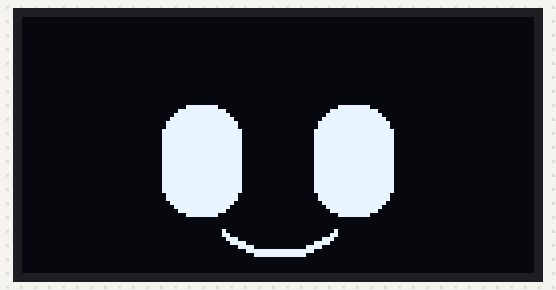
Recording of a sketch running on a simulated ESP32. On the bench: 128×64 one-colour display. WiFi joins after 1.5 s; servers stay silent unless stated; the camera gives no picture; what the sketch prints to the serial monitor is not drawn.

Above: at 2.2 s.

Measured:
- what the display in image 0 shows lasts 1.8 s, from 2.2 s to 4.0 s

The sketch:

happyface.ino
```cpp
#include "esp_camera.h"
#include <WiFi.h>
#include <U8g2lib.h>
#include <Wire.h>
#include "esp_http_server.h"
#include "soc/soc.h"
#include "soc/rtc_cntl_reg.h"

// --- CONFIGURATION ---
const char* ssid = "";
const char* password = "";

// --- CAMERA PINS ---
#define PWDN_GPIO_NUM 32
#define RESET_GPIO_NUM -1
#define XCLK_GPIO_NUM 0
#define SIOD_GPIO_NUM 26
#define SIOC_GPIO_NUM 27
#define Y9_GPIO_NUM 35
#define Y8_GPIO_NUM 34
#define Y7_GPIO_NUM 39
#define Y6_GPIO_NUM 36
#define Y5_GPIO_NUM 21
#define Y4_GPIO_NUM 19
#define Y3_GPIO_NUM 18
#define Y2_GPIO_NUM 5
#define VSYNC_GPIO_NUM 25
#define HREF_GPIO_NUM 23
#define PCLK_GPIO_NUM 22

// --- DISPLAY (SH1106 on Pins 15/14) ---
U8G2_SH1106_128X64_NONAME_F_HW_I2C u8g2(U8G2_R0, U8X8_PIN_NONE, 14, 15);

volatile int gestureX = 0;
int lastGestureX = -100;

// SMILE LOGIC
void drawSmile(int x, int y, int w, int h) {
  for (int i = -w; i <= w; i++) {
    int j = (i * i * h) / (w * w);
    u8g2.drawPixel(x + i, y - j);
    u8g2.drawPixel(x + i, y - j + 1);
  }
}

// FACE LOGIC
void drawFace(int x_offset) {
  u8g2.clearBuffer();
  unsigned long now = millis();

  // BLINK LOGIC: Blink for 150ms every 2000ms (2 seconds)
  bool blink = (now % 2000 < 150);

  int leftEyeX = 35 + x_offset;
  int rightEyeX = 73 + x_offset;

  if (blink) {
    u8g2.drawHLine(leftEyeX, 36, 20);
    u8g2.drawHLine(rightEyeX, 36, 20);
  } else {
    // BIG ROUNDED EYES
    u8g2.drawRBox(leftEyeX, 22, 20, 28, 8);
    u8g2.drawRBox(rightEyeX, 22, 20, 28, 8);
  }

  drawSmile(64, 58, 14, 5);
  u8g2.sendBuffer();
}

// COMMAND HANDLER
static esp_err_t move_handler(httpd_req_t *req) {
    char buf[32];
    if (httpd_req_get_url_query_str(req, buf, sizeof(buf)) == ESP_OK) {
        char param[10];
        if (httpd_query_key_value(buf, "x", param, sizeof(param)) == ESP_OK) {
            int val = atoi(param);
            gestureX = map(val, 0, 100, -18, 18);
            Serial.printf("Command: X=%d -> Pupil=%d\n", val, gestureX);
        }
    }
    httpd_resp_send(req, "OK", 2);
    return ESP_OK;
}

// STREAM HANDLER
static esp_err_t stream_handler(httpd_req_t *req) {
    camera_fb_t * fb = NULL;
    esp_err_t res = ESP_OK;
    httpd_resp_set_type(req, "multipart/x-mixed-replace;boundary=frame");
    while(true){
        fb = esp_camera_fb_get();
        if (!fb) { res = ESP_FAIL; break; }
        res = httpd_resp_send_chunk(req, (const char *)fb->buf, fb->len);
        esp_camera_fb_return(fb);
        if(res != ESP_OK) break;
        vTaskDelay(5 / portTICK_PERIOD_MS); // Yield to process commands
    }
    return res;
}

void setup() {
  WRITE_PERI_REG(RTC_CNTL_BROWN_OUT_REG, 0);
  Serial.begin(115200);
  u8g2.begin();

  camera_config_t config;
  config.ledc_channel = LEDC_CHANNEL_0; config.ledc_timer = LEDC_TIMER_0;
  config.pin_d0 = Y2_GPIO_NUM; config.pin_d1 = Y3_GPIO_NUM; config.pin_d2 = Y4_GPIO_NUM;
  config.pin_d3 = Y5_GPIO_NUM; config.pin_d4 = Y6_GPIO_NUM; config.pin_d5 = Y7_GPIO_NUM;
  config.pin_d6 = Y8_GPIO_NUM; config.pin_d7 = Y9_GPIO_NUM; config.pin_xclk = XCLK_GPIO_NUM;
  config.pin_pclk = PCLK_GPIO_NUM; config.pin_vsync = VSYNC_GPIO_NUM; config.pin_href = HREF_GPIO_NUM;
  config.pin_sccb_sda = SIOD_GPIO_NUM; config.pin_sccb_scl = SIOC_GPIO_NUM; config.pin_pwdn = PWDN_GPIO_NUM;
  config.pin_reset = RESET_GPIO_NUM; config.xclk_freq_hz = 10000000; config.pixel_format = PIXFORMAT_JPEG;
  config.frame_size = FRAMESIZE_QVGA; config.jpeg_quality = 16; config.fb_count = 1;
  esp_camera_init(&config);

  WiFi.begin(ssid, password);
  while (WiFi.status() != WL_CONNECTED) { delay(500); Serial.print("."); }

  httpd_handle_t server = NULL;
  httpd_config_t config_s = HTTPD_DEFAULT_CONFIG();
  if (httpd_start(&server, &config_s) == ESP_OK) {
    httpd_uri_t move_uri = { .uri="/move", .method=HTTP_GET, .handler=move_handler };
    httpd_uri_t stream_uri = { .uri="/stream", .method=HTTP_GET, .handler=stream_handler };
    httpd_register_uri_handler(server, &move_uri);
    httpd_register_uri_handler(server, &stream_uri);
  }

  Serial.println("\n\n====================================");
  Serial.print("ESP32-CAM IP: "); Serial.println(WiFi.localIP());
  Serial.println("====================================\n");
}

void loop() {
  drawFace(gestureX);
  delay(10);
}
```
